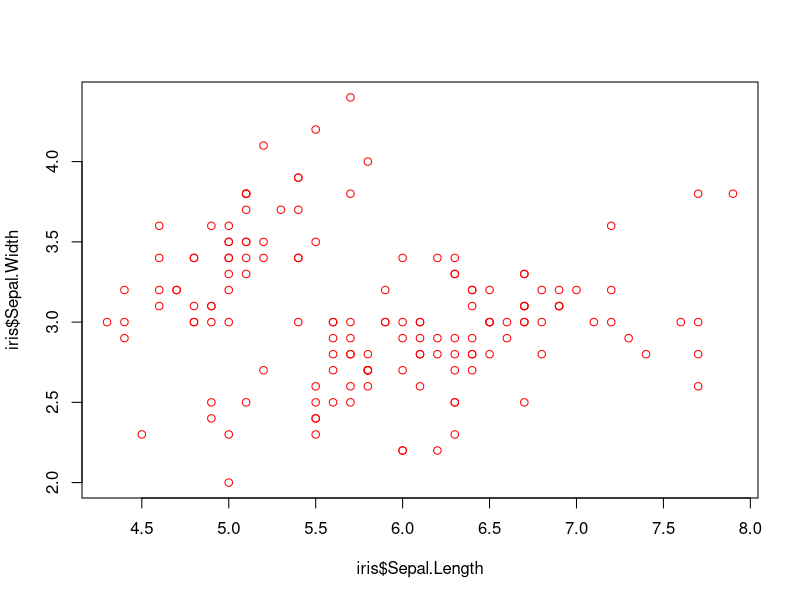
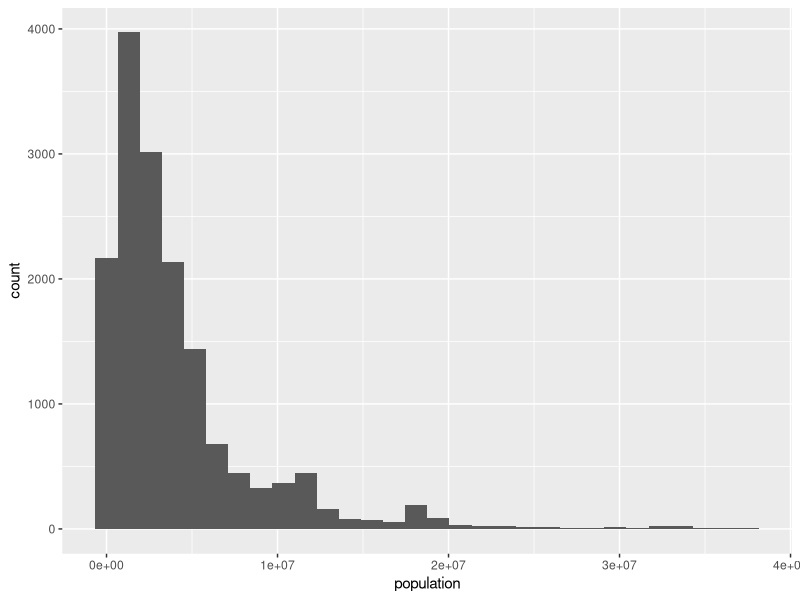
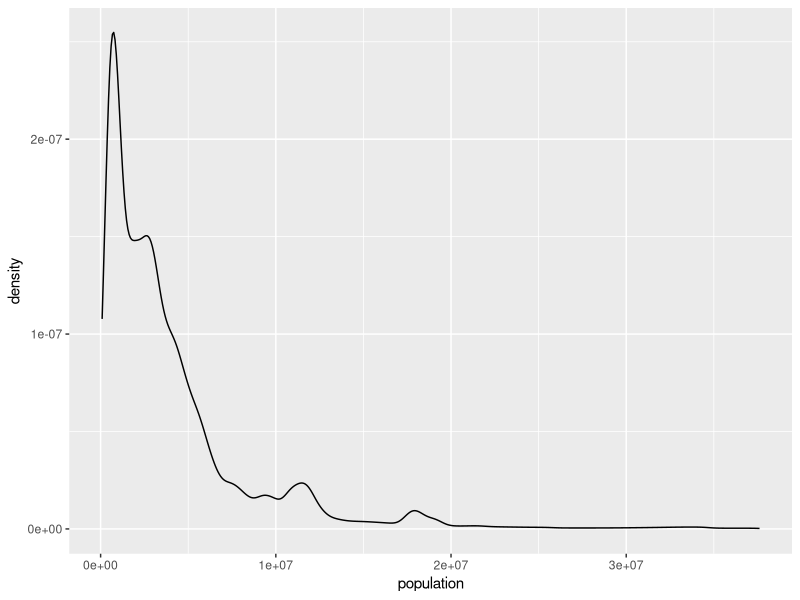
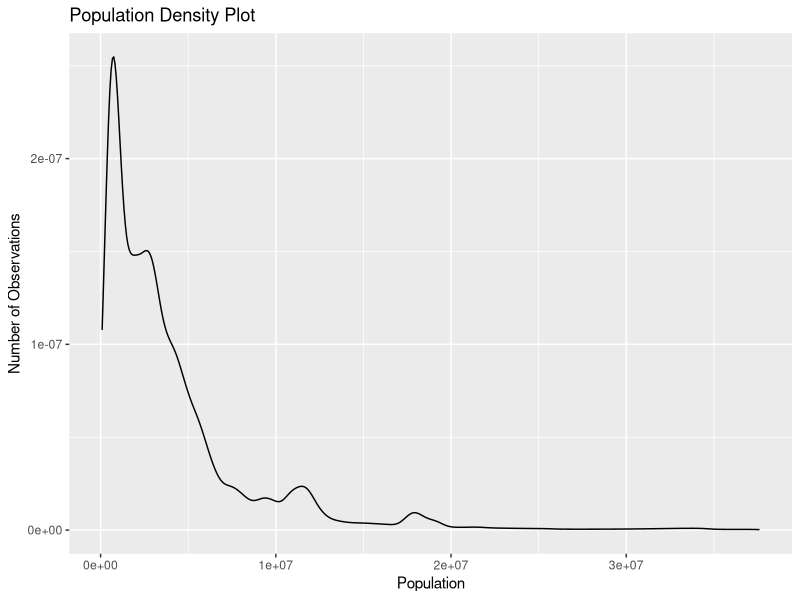
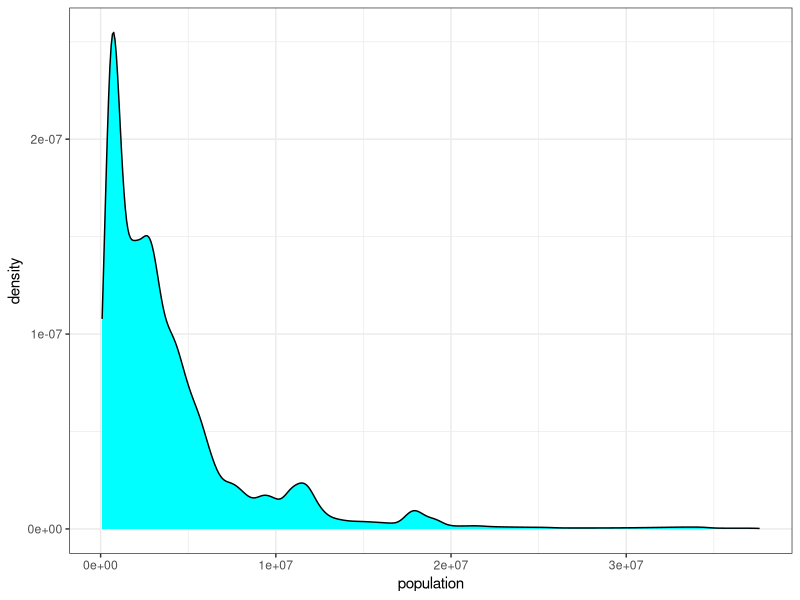
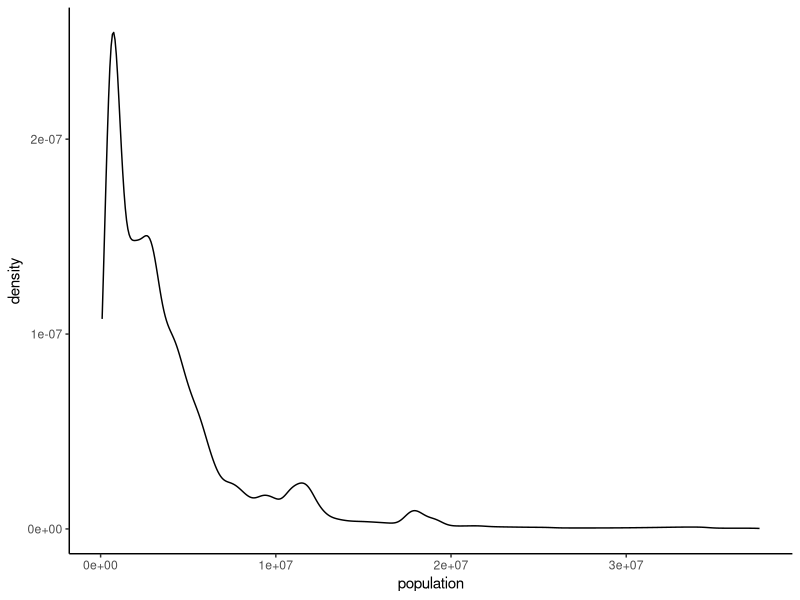
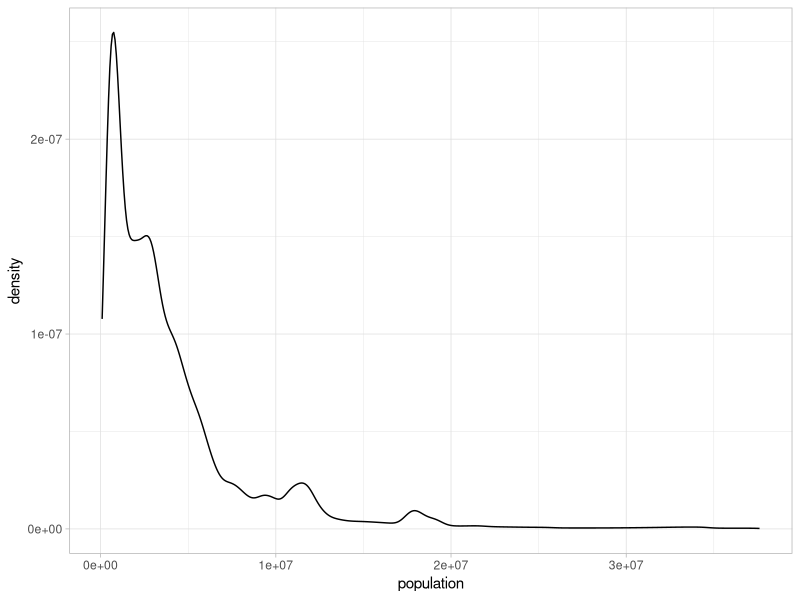
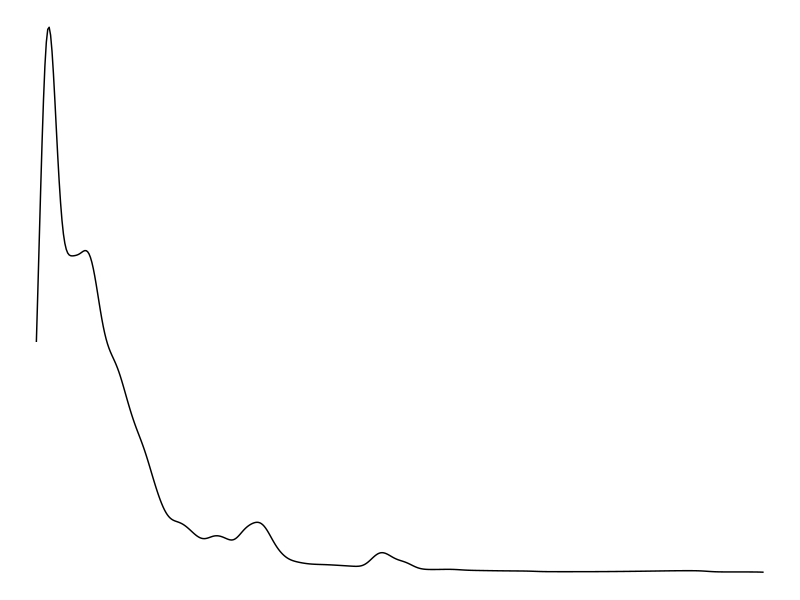

The R source for these figures, in order:
## ---- chunk 1
#I'm loading some data just for illustration: iris is a dataset that's been built into R for people to pracice
#with. It collects some flower measurements along with the species of iris the flower is
data(iris)

#what variables does this dataset contain?
#use names() to find out!
names(iris)

#if those don't mean anything to you, all that's important is knowing sepals and petals are parts of an iris :)

#do a quick scatter plot
plot(x = iris$Sepal.Length, #the variable on the x access in form data$var
     y = iris$Sepal.Width, #the variable on the y access in form data$var
     col = "red") #color of points

## ---- chunk 2
#Load the packages: if you haven't installed yet go to tools -> install packages and type them in
library(ggplot2)
library(dplyr)
library(tidyverse)

## ---- chunk 3
#this package contains a wealth of fun practice datasets
install.packages("dslabs")
library("dslabs")
data(package="dslabs")


#the dataset we want is us_contagious_diseases
#let's see what's in it
summary(us_contagious_diseases)

## ---- chunk 4
#base layer: note, I'm saving it so we can easily add different things on top, but you could also just
#print it directly to the console
base <- ggplot(data = us_contagious_diseases, aes(x = population))

#to make different types of graphs, we add on layers saying what we want. Most have intuitive names, like
#geom_histogram, gem_density, geom_boxplot, geom_point (for scatter plot), geom_line (for linechart),
#geom_violin for violin plots etc etc

#add a histogram layer
base + geom_histogram()

#or a density plot
base + geom_density()

## ---- chunk 5
graph <- 
  base + geom_density() + 
  ggtitle("Population Density Plot") + #ggtitle controls the main title
  xlab("Population") + ylab("Number of Observations") #xlab and ylab are the x axis and y axis labels, respectively


#ok, why did nothing print out at first? Because I assigned (saved) all my work to a variable called 'graph'. This 
#will allow me to work with it later, but I can always just type the variable name and have it printed out


graph #print out to console

## ---- chunk 6
graph2 <- base + #our basic layout of x variable and dataset
  theme_bw() +  #a theme: these govern the general look of the graph
  geom_density(fill = "cyan") #fill in the density plot with cyan color

#print it out
graph2
## ---- chunk 7
#explore some more theme options
base + geom_density() + theme_classic()

base + geom_density() + theme_light()

base + geom_density() + theme_void()

base + geom_density() + theme_dark()

## ---- chunk 8

ggplot(data = us_contagious_diseases,
       aes(x = population, y = count)) + geom_point()

## ---- chunk 9

## ---- chunk 10

ggplot(data = us_contagious_diseases,
       aes(x = population, y = count, color = disease)) + geom_point()


## ---- chunk 11
ggplot(data = us_contagious_diseases,
       aes(x = population, y = count)) + geom_point(aes(color = disease))
## ---- chunk 12
ggplot(data = us_contagious_diseases,
       aes(x = population, y = count, color = state)) + geom_point(aes(color = disease))
## ---- chunk 13
ggplot(data = us_contagious_diseases,
       aes(x = population, y = count, color = state)) + geom_point(aes(color = disease)) +
       labs(color = "Disease", x = "Population", y = "Count")
## ---- chunk 14
#violin plot example
ggplot(data = us_contagious_diseases,
       aes(x = disease, y = count, color = disease)) + geom_violin() +
       labs(color = "Disease", x = "Disease", y = "Count")

## ---- chunk 15
#For example:
#1. start with the data source
us_contagious_diseases %>% #<- that handy pipe!
  filter(disease != "Measles") %>% #apply a filter: select observations where dz is not equal (!=) to Measles
  select(disease, population, count)

#and our selected data should be printed out right to the console!
#in the same way we've used assignment (<-) to save things before, we can
#save our new data set to work with like so

new.disease.data <- us_contagious_diseases %>% #<- that handy pipe!
  filter(disease != "Measles") %>% #apply a filter: select observations where dz is not equal (!=) to Measles
  select(disease, population, count)

ggplot(data = new.disease.data, aes(x = disease, y = count, color = disease)) + 
  geom_violin() +
  labs(color = "Disease", x = "Disease", y = "Count")

#or, if we don't need to save it and are only interested in using it to graph, we can pipe it straight into
#ggplot!
us_contagious_diseases %>% 
  filter(disease != "Measles") %>% 
  select(disease, population, count) %>%
  ggplot(aes(x = disease, y = count, color = disease)) + 
  geom_violin() +
  labs(color = "Disease", x = "Disease", y = "Count")


## ---- chunk 16
